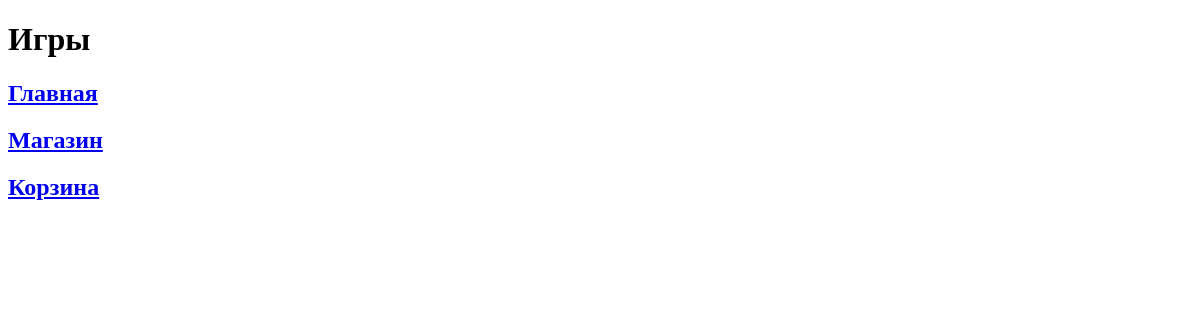
The app's page /platform/games/, older data.
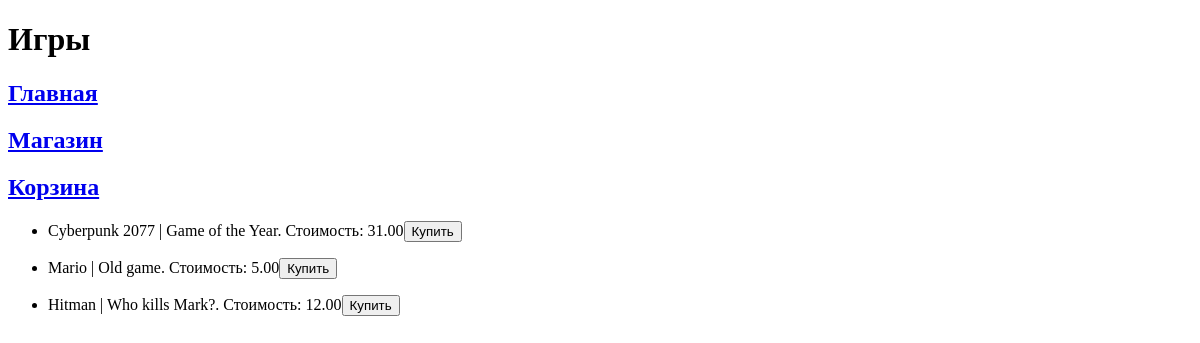
The same page, newer data.
### task1/models.py (models this page shows, shortened)
class Game(models.Model):
    title = models.CharField(max_length=100)
    cost = models.DecimalField(max_digits=10, decimal_places=2)
    size = models.DecimalField(max_digits=10, decimal_places=2)
    description = models.TextField()
    age_limited = models.BooleanField(default=False)
    buyers = models.ManyToManyField(Buyer, related_name='games')

### task1/views.py (the view)
# urls.py: path('platform/games/', games_list),
def games_list(request):
    title = 'Игры'
    games = Game.objects.all()  # Получаем все записи из Game
    context = {
        'title': title,
        'games': games
    }
    return render(request, 'first_task/games.html', context)

### templates/first_task/games.html
{% extends 'first_task/menu.html' %}
{% block pagename %}
<h1> {{title}}</h1>
{% endblock %}
{% block content %}
{% for game in games %}
    <ul>
        <li>{{game.title}} | {{game.description}}. Стоимость: {{game.cost}}<button>Купить</button></li>
    </ul>
{% endfor %}
{% endblock %}

### templates/first_task/menu.html (shortened to what this page needs)
<!DOCTYPE html>
<html lang="en">
<head>
</head>
<body>
    <header>
        {% block pagename %}{% endblock %}
    </header>
    <nav>
        {% block menu %}
        <h2><a href="#">Главная</a></h2>
        <h2><a href="games/">Магазин</a></h2>
        <h2><a href="cart/">Корзина</a></h2>
        {% endblock %}
    </nav>
    <div>
    {% block content %}
    {% endblock %}
    </div>
</body>
</html>

Row changes from the older to the newer data that the page shows:
added Game: title "Cyberpunk 2077", description "Game of the Year", cost "31.00"
added Game: title "Mario", description "Old game", cost "5.00"
added Game: title "Hitman", description "Who kills Mark?", cost "12.00"
